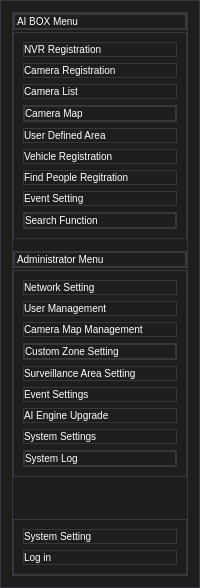
        <widget class="QFrame" name="side_menu">
         <property name="enabled">
          <bool>true</bool>
         </property>
         <property name="maximumSize">
          <size>
           <width>250</width>
           <height>16777215</height>
          </size>
         </property>
         <property name="styleSheet">
          <string notr="true">background-color: #1E1E1E;
color: #FFFFFF;
font: 10px;


border-style: solid;
border-color: #37383E;
border-width: 1px;

text-align: left;</string>
         </property>
         <property name="frameShape">
          <enum>QFrame::StyledPanel</enum>
         </property>
         <property name="frameShadow">
          <enum>QFrame::Raised</enum>
         </property>
         <layout class="QVBoxLayout" name="verticalLayout">
          <item>
           <widget class="QFrame" name="panel">
            <property name="sizePolicy">
             <sizepolicy hsizetype="Preferred" vsizetype="Preferred">
              <horstretch>0</horstretch>
              <verstretch>0</verstretch>
             </sizepolicy>
            </property>
            <property name="styleSheet">
             <string notr="true"/>
            </property>
            <property name="frameShape">
             <enum>QFrame::StyledPanel</enum>
            </property>
            <property name="frameShadow">
             <enum>QFrame::Raised</enum>
            </property>
            <layout class="QVBoxLayout" name="verticalLayout_3">
             <property name="spacing">
              <number>2</number>
             </property>
             <property name="leftMargin">
              <number>0</number>
             </property>
             <property name="topMargin">
              <number>0</number>
             </property>
             <property name="rightMargin">
              <number>0</number>
             </property>
             <property name="bottomMargin">
              <number>0</number>
             </property>
             <item>
              <widget class="QFrame" name="frame_5">
               <property name="font">
                <font>
                 <pointsize>-1</pointsize>
                 <weight>50</weight>
                 <italic>false</italic>
                 <bold>false</bold>
                </font>
               </property>
               <property name="styleSheet">
                <string notr="true"/>
               </property>
               <property name="frameShape">
                <enum>QFrame::StyledPanel</enum>
               </property>
               <property name="frameShadow">
                <enum>QFrame::Raised</enum>
               </property>
               <layout class="QHBoxLayout" name="horizontalLayout_6">
                <property name="leftMargin">
                 <number>0</number>
                </property>
                <property name="topMargin">
                 <number>0</number>
                </property>
                <property name="rightMargin">
                 <number>0</number>
                </property>
                <property name="bottomMargin">
                 <number>0</number>
                </property>
                <item>
                 <widget class="QLabel" name="label">
                  <property name="sizePolicy">
                   <sizepolicy hsizetype="Preferred" vsizetype="Preferred">
                    <horstretch>0</horstretch>
                    <verstretch>0</verstretch>
                   </sizepolicy>
                  </property>
                  <property name="font">
                   <font>
                    <pointsize>-1</pointsize>
                    <weight>50</weight>
                    <italic>false</italic>
                    <bold>false</bold>
                   </font>
                  </property>
                  <property name="text">
                   <string>AI BOX Menu</string>
                  </property>
                 </widget>
                </item>
               </layout>
              </widget>
             </item>
             <item>
              <widget class="QFrame" name="frame">
               <property name="frameShape">
                <enum>QFrame::StyledPanel</enum>
               </property>
               <property name="frameShadow">
                <enum>QFrame::Raised</enum>
               </property>
               <layout class="QVBoxLayout" name="verticalLayout_4">
                <item>
                 <widget class="QPushButton" name="nvr_reg_btn">
                  <property name="text">
                   <string>NVR Registration</string>
                  </property>
                  <property name="iconSize">
                   <size>
                    <width>16</width>
                    <height>16</height>
                   </size>
                  </property>
                 </widget>
                </item>
                <item>
                 <widget class="QPushButton" name="camera_reg_btn">
                  <property name="text">
                   <string>Camera Registration</string>
                  </property>
                 </widget>
                </item>
                <item>
                 <widget class="QPushButton" name="camera_list_btn">
                  <property name="text">
                   <string>Camera List</string>
                  </property>
                 </widget>
                </item>
                <item>
                 <widget class="QFrame" name="camera_map_f">
                  <property name="minimumSize">
                   <size>
                    <width>0</width>
                    <height>10</height>
                   </size>
                  </property>
                  <property name="frameShape">
                   <enum>QFrame::StyledPanel</enum>
                  </property>
                  <property name="frameShadow">
                   <enum>QFrame::Raised</enum>
                  </property>
                  <layout class="QVBoxLayout" name="verticalLayout_8">
                   <property name="spacing">
                    <number>0</number>
                   </property>
                   <property name="leftMargin">
                    <number>0</number>
                   </property>
                   <property name="topMargin">
                    <number>0</number>
                   </property>
                   <property name="rightMargin">
                    <number>0</number>
                   </property>
                   <property name="bottomMargin">
                    <number>0</number>
                   </property>
                   <item>
                    <widget class="QPushButton" name="camera_map_btn">
                     <property name="enabled">
                      <bool>true</bool>
                     </property>
                     <property name="contextMenuPolicy">
                      <enum>Qt::DefaultContextMenu</enum>
                     </property>
                     <property name="acceptDrops">
                      <bool>false</bool>
                     </property>
                     <property name="text">
                      <string>Camera Map</string>
                     </property>
                    </widget>
                   </item>
                   <item>
                    <widget class="QFrame" name="cammap_cs">
                     <property name="minimumSize">
                      <size>
                       <width>0</width>
                       <height>0</height>
                      </size>
                     </property>
                     <property name="maximumSize">
                      <size>
                       <width>300</width>
                       <height>0</height>
                      </size>
                     </property>
                     <property name="frameShape">
                      <enum>QFrame::StyledPanel</enum>
                     </property>
                     <property name="frameShadow">
                      <enum>QFrame::Raised</enum>
                     </property>
                     <layout class="QVBoxLayout" name="verticalLayout_9">
                      <property name="spacing">
                       <number>0</number>
                      </property>
                      <property name="topMargin">
                       <number>0</number>
                      </property>
                      <property name="bottomMargin">
                       <number>0</number>
                      </property>
                      <item>
                       <widget class="QPushButton" name="pushButton_9">
                        <property name="text">
                         <string>Map 1</string>
                        </property>
                       </widget>
                      </item>
                      <item>
                       <widget class="QPushButton" name="pushButton_10">
                        <property name="text">
                         <string>Map 2</string>
                        </property>
                       </widget>
                      </item>
                      <item>
                       <widget class="QPushButton" name="pushButton_11">
                        <property name="text">
                         <string>Map 3</string>
                        </property>
                       </widget>
                      </item>
                     </layout>
                    </widget>
                   </item>
                  </layout>
                 </widget>
                </item>
                <item>
                 <widget class="QPushButton" name="user_def_btn">
                  <property name="text">
                   <string>User Defined Area</string>
                  </property>
                  <property name="flat">
                   <bool>false</bool>
                  </property>
                 </widget>
                </item>
                <item>
                 <widget class="QPushButton" name="vehicle_reg_btn">
                  <property name="text">
                   <string>Vehicle Registration</string>
                  </property>
                 </widget>
                </item>
                <item>
                 <widget class="QPushButton" name="people_reg_btn">
                  <property name="text">
                   <string>Find People Regitration</string>
                  </property>
                 </widget>
                </item>
                <item>
                 <widget class="QPushButton" name="event_setting_btn">
                  <property name="text">
                   <string>Event Setting</string>
                  </property>
                 </widget>
                </item>
                <item>
                 <widget class="QFrame" name="search_func_f">
                  <property name="frameShape">
                   <enum>QFrame::StyledPanel</enum>
                  </property>
                  <property name="frameShadow">
                   <enum>QFrame::Raised</enum>
                  </property>
                  <layout class="QVBoxLayout" name="verticalLayout_10">
                   <property name="spacing">
                    <number>0</number>
                   </property>
                   <property name="leftMargin">
                    <number>0</number>
                   </property>
                   <property name="topMargin">
                    <number>0</number>
                   </property>
                   <property name="rightMargin">
                    <number>0</number>
                   </property>
                   <property name="bottomMargin">
                    <number>0</number>
                   </property>
                   <item>
                    <widget class="QPushButton" name="search_func_btn">
                     <property name="text">
                      <string>Search Function</string>
                     </property>
                    </widget>
                   </item>
                   <item>
                    <widget class="QFrame" name="sfunc_cs">
                     <property name="maximumSize">
                      <size>
                       <width>16777215</width>
                       <height>0</height>
                      </size>
                     </property>
                     <property name="frameShape">
                      <enum>QFrame::StyledPanel</enum>
                     </property>
                     <property name="frameShadow">
                      <enum>QFrame::Raised</enum>
                     </property>
                     <layout class="QVBoxLayout" name="verticalLayout_11">
                      <property name="spacing">
                       <number>0</number>
                      </property>
                      <property name="topMargin">
                       <number>0</number>
                      </property>
                      <property name="bottomMargin">
                       <number>0</number>
                      </property>
                      <item>
                       <widget class="QPushButton" name="people_search_btn">
                        <property name="text">
                         <string>People Search</string>
                        </property>
                       </widget>
                      </item>
                      <item>
                       <widget class="QPushButton" name="vehicle_search_btn">
                        <property name="text">
                         <string>Vehicle Search</string>
                        </property>
                       </widget>
                      </item>
                      <item>
                       <widget class="QPushButton" name="vehicle_accident_search_btn">
                        <property name="text">
                         <string>Vehicle Accident Search</string>
                        </property>
                       </widget>
                      </item>
                      <item>
                       <widget class="QPushButton" name="fire_detection_search_btn">
                        <property name="text">
                         <string>Fire Detection</string>
                        </property>
                       </widget>
                      </item>
                      <item>
                       <widget class="QPushButton" name="behavior_search_btn">
                        <property name="text">
                         <string>Behavior Search</string>
                        </property>
                       </widget>
                      </item>
                      <item>
                       <widget class="QPushButton" name="obj_tracking_search_btn">
                        <property name="text">
                         <string>Object Tracking Search</string>
                        </property>
                       </widget>
                      </item>
                     </layout>
                    </widget>
                   </item>
                  </layout>
                 </widget>
                </item>
               </layout>
              </widget>
             </item>
             <item>
              <spacer name="verticalSpacer_2">
               <property name="orientation">
                <enum>Qt::Vertical</enum>
               </property>
               <property name="sizeType">
                <enum>QSizePolicy::Minimum</enum>
               </property>
               <property name="sizeHint" stdset="0">
                <size>
                 <width>20</width>
                 <height>10</height>
                </size>
               </property>
              </spacer>
             </item>
             <item>
              <widget class="QFrame" name="frame_6">
               <property name="frameShape">
                <enum>QFrame::StyledPanel</enum>
               </property>
               <property name="frameShadow">
                <enum>QFrame::Raised</enum>
               </property>
               <layout class="QHBoxLayout" name="horizontalLayout_7">
                <property name="leftMargin">
                 <number>0</number>
                </property>
                <property name="topMargin">
                 <number>0</number>
                </property>
                <property name="rightMargin">
                 <number>0</number>
                </property>
                <property name="bottomMargin">
                 <number>0</number>
                </property>
                <item>
                 <widget class="QLabel" name="label_7">
                  <property name="text">
                   <string>Administrator Menu</string>
                  </property>
                 </widget>
                </item>
               </layout>
              </widget>
             </item>
             <item>
              <widget class="QFrame" name="frame_3">
               <property name="frameShape">
                <enum>QFrame::StyledPanel</enum>
               </property>
               <property name="frameShadow">
                <enum>QFrame::Raised</enum>
               </property>
               <layout class="QVBoxLayout" name="verticalLayout_7">
                <item>
                 <widget class="QPushButton" name="net_setting">
                  <property name="text">
                   <string>Network Setting</string>
                  </property>
                 </widget>
                </item>
                <item>
                 <widget class="QPushButton" name="user_management">
                  <property name="text">
                   <string>User Management</string>
                  </property>
                 </widget>
                </item>
                <item>
                 <widget class="QPushButton" name="camera_map_manag">
                  <property name="text">
                   <string>Camera Map Management</string>
                  </property>
                 </widget>
                </item>
                <item>
                 <widget class="QFrame" name="camera_map_f_2">
                  <property name="minimumSize">
                   <size>
                    <width>0</width>
                    <height>10</height>
                   </size>
                  </property>
                  <property name="frameShape">
                   <enum>QFrame::StyledPanel</enum>
                  </property>
                  <property name="frameShadow">
                   <enum>QFrame::Raised</enum>
                  </property>
                  <layout class="QVBoxLayout" name="verticalLayout_12">
                   <property name="spacing">
                    <number>0</number>
                   </property>
                   <property name="leftMargin">
                    <number>0</number>
                   </property>
                   <property name="topMargin">
                    <number>0</number>
                   </property>
                   <property name="rightMargin">
                    <number>0</number>
                   </property>
                   <property name="bottomMargin">
                    <number>0</number>
                   </property>
                   <item>
                    <widget class="QPushButton" name="custom_zone_setting">
                     <property name="enabled">
                      <bool>true</bool>
                     </property>
                     <property name="contextMenuPolicy">
                      <enum>Qt::DefaultContextMenu</enum>
                     </property>
                     <property name="acceptDrops">
                      <bool>false</bool>
                     </property>
                     <property name="text">
                      <string>Custom Zone Setting</string>
                     </property>
                    </widget>
                   </item>
                   <item>
                    <widget class="QFrame" name="cammap_cs_2">
                     <property name="minimumSize">
                      <size>
                       <width>0</width>
                       <height>0</height>
                      </size>
                     </property>
                     <property name="maximumSize">
                      <size>
                       <width>300</width>
                       <height>0</height>
                      </size>
                     </property>
                     <property name="frameShape">
                      <enum>QFrame::StyledPanel</enum>
                     </property>
                     <property name="frameShadow">
                      <enum>QFrame::Raised</enum>
                     </property>
                     <layout class="QVBoxLayout" name="verticalLayout_13">
                      <property name="spacing">
                       <number>0</number>
                      </property>
                      <property name="topMargin">
                       <number>0</number>
                      </property>
                      <property name="bottomMargin">
                       <number>0</number>
                      </property>
                      <item>
                       <widget class="QPushButton" name="pushButton_12">
                        <property name="text">
                         <string>Map 1</string>
                        </property>
                       </widget>
                      </item>
                      <item>
                       <widget class="QPushButton" name="pushButton_13">
                        <property name="text">
                         <string>Map 2</string>
                        </property>
                       </widget>
                      </item>
                      <item>
                       <widget class="QPushButton" name="pushButton_14">
                        <property name="text">
                         <string>Map 3</string>
                        </property>
                       </widget>
                      </item>
                     </layout>
                    </widget>
                   </item>
                  </layout>
                 </widget>
                </item>
                <item>
                 <widget class="QPushButton" name="surv_area_setting">
                  <property name="text">
                   <string>Surveillance Area Setting</string>
                  </property>
                  <property name="flat">
                   <bool>false</bool>
                  </property>
                 </widget>
                </item>
                <item>
                 <widget class="QPushButton" name="event_setting">
                  <property name="text">
                   <string>Event Settings</string>
                  </property>
                 </widget>
                </item>
                <item>
                 <widget class="QPushButton" name="ai_engine_up">
                  <property name="text">
                   <string>AI Engine Upgrade</string>
                  </property>
                 </widget>
                </item>
                <item>
                 <widget class="QPushButton" name="system_setting">
                  <property name="text">
                   <string>System Settings</string>
                  </property>
                 </widget>
                </item>
                <item>
                 <widget class="QFrame" name="search_func_f_2">
                  <property name="frameShape">
                   <enum>QFrame::StyledPanel</enum>
                  </property>
                  <property name="frameShadow">
                   <enum>QFrame::Raised</enum>
                  </property>
                  <layout class="QVBoxLayout" name="verticalLayout_14">
                   <property name="spacing">
                    <number>0</number>
                   </property>
                   <property name="leftMargin">
                    <number>0</number>
                   </property>
                   <property name="topMargin">
                    <number>0</number>
                   </property>
                   <property name="rightMargin">
                    <number>0</number>
                   </property>
                   <property name="bottomMargin">
                    <number>0</number>
                   </property>
                   <item>
                    <widget class="QPushButton" name="system_log">
                     <property name="text">
                      <string>System Log</string>
                     </property>
                    </widget>
                   </item>
                   <item>
                    <widget class="QFrame" name="sfunc_cs_2">
                     <property name="maximumSize">
                      <size>
                       <width>16777215</width>
                       <height>0</height>
                      </size>
                     </property>
                     <property name="frameShape">
                      <enum>QFrame::StyledPanel</enum>
                     </property>
                     <property name="frameShadow">
                      <enum>QFrame::Raised</enum>
                     </property>
                     <layout class="QVBoxLayout" name="verticalLayout_15">
                      <property name="spacing">
                       <number>0</number>
                      </property>
                      <property name="topMargin">
                       <number>0</number>
                      </property>
                      <property name="bottomMargin">
                       <number>0</number>
                      </property>
                      <item>
                       <widget class="QPushButton" name="people_search_btn_2">
                        <property name="text">
                         <string>People Search</string>
                        </property>
                       </widget>
                      </item>
                      <item>
                       <widget class="QPushButton" name="vehicle_search_btn_2">
                        <property name="text">
                         <string>Vehicle Search</string>
                        </property>
                       </widget>
                      </item>
                      <item>
                       <widget class="QPushButton" name="vehicle_accident_search_btn_2">
                        <property name="text">
                         <string>Vehicle Accident Search</string>
                        </property>
                       </widget>
                      </item>
                      <item>
                       <widget class="QPushButton" name="fire_detection_search_btn_2">
                        <property name="text">
                         <string>Fire Detection</string>
                        </property>
                       </widget>
                      </item>
                      <item>
                       <widget class="QPushButton" name="behavior_search_btn_2">
                        <property name="text">
                         <string>Behavior Search</string>
                        </property>
                       </widget>
                      </item>
                      <item>
                       <widget class="QPushButton" name="obj_tracking_search_btn_2">
                        <property name="text">
                         <string>Object Tracking Search</string>
                        </property>
                       </widget>
                      </item>
                     </layout>
                    </widget>
                   </item>
                  </layout>
                 </widget>
                </item>
               </layout>
              </widget>
             </item>
             <item>
              <spacer name="verticalSpacer">
               <property name="orientation">
                <enum>Qt::Vertical</enum>
               </property>
               <property name="sizeHint" stdset="0">
                <size>
                 <width>20</width>
                 <height>40</height>
                </size>
               </property>
              </spacer>
             </item>
             <item>
              <widget class="QFrame" name="frame_2">
               <property name="frameShape">
                <enum>QFrame::StyledPanel</enum>
               </property>
               <property name="frameShadow">
                <enum>QFrame::Raised</enum>
               </property>
               <layout class="QVBoxLayout" name="verticalLayout_5">
                <item>
                 <widget class="QPushButton" name="setting_btn">
                  <property name="text">
                   <string>System Setting</string>
                  </property>
                 </widget>
                </item>
                <item>
                 <widget class="QPushButton" name="login_btn">
                  <property name="text">
                   <string>Log in</string>
                  </property>
                  <property name="icon">
                   <iconset resource="../resource.qrc">
                    <normaloff>:/icons/icon/user.png</normaloff>:/icons/icon/user.png</iconset>
                  </property>
                 </widget>
                </item>
               </layout>
              </widget>
             </item>
            </layout>
           </widget>
          </item>
         </layout>
        </widget>
